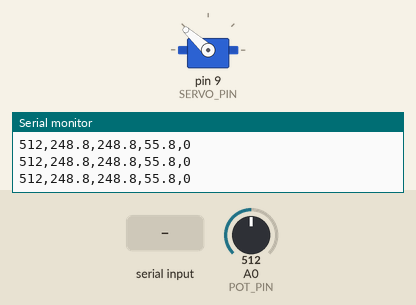
Simulated run of this sketch. Board: Arduino Uno, built with avr-gcc and run on an emulated ATmega328P. Parts: servo, the last lines printed to the serial monitor. Inputs (shaded band) come from the test bench; at power-on: A0 (POT_PIN) = 512.

Above: at 1.2 s.
1.3 s: A0 (POT_PIN) set to 620
At 2.1 s:
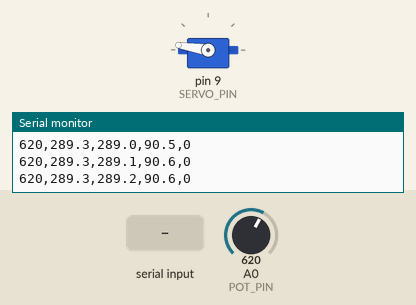
4.3 s: A0 (POT_PIN) set to 306
At 5.8 s:
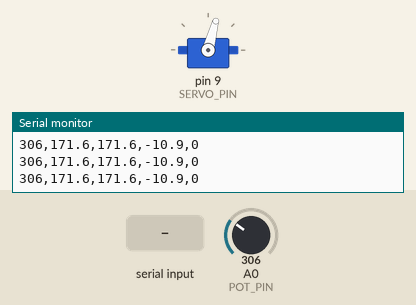
7.3 s: A0 (POT_PIN) set to 40
At 7.9 s:
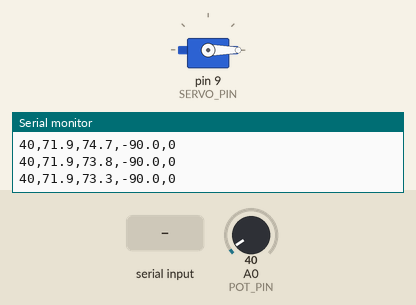
10.3 s: A0 (POT_PIN) set to 900
At 11.6 s:
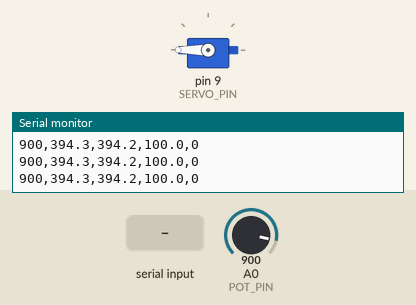
11.9 s: "M90\n" received over Serial
At 12.5 s:
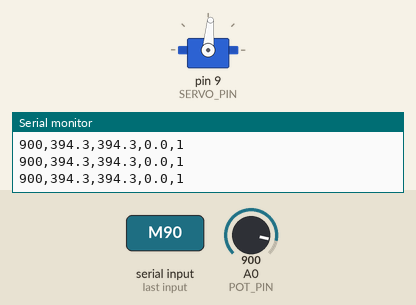
13.4 s: "M,45\n" received over Serial
At 14.8 s:
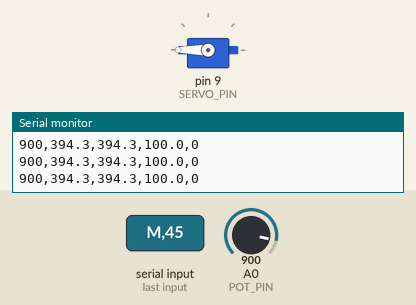
Timing chart, 0 to 15.9 s (numbered marks = the images above; inputs shaded):
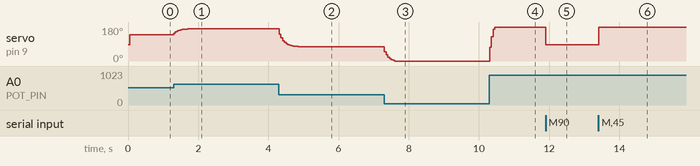

Measured:
- after the input at 1.3 s, servo on pin 9 (SERVO_PIN): moves from 138° to 171° over 0.50 s, starting at once
- after the input at 4.3 s, servo on pin 9 (SERVO_PIN): moves from 171° to 75° over 0.70 s, starting at once
- after the input at 7.3 s, servo on pin 9 (SERVO_PIN): 75° → 0° at once
- after the input at 10.3 s, servo on pin 9 (SERVO_PIN): 0° → 180° at once
- after the input at 11.9 s, servo on pin 9 (SERVO_PIN): 180° → 85° at once
- after the input at 13.4 s, servo on pin 9 (SERVO_PIN): 85° → 180° at once

The sketch:

pot_servo_control.ino
```cpp
// =====================================================================
// Pot -> Servo control (sensor mode) + GUI mode over serial
// ---------------------------------------------------------------------
// Calibrated values below come from data/pot_cal.csv and the servo pulse sweep.
//
// Serial commands (115200, "Newline") - later sent by the ROS 2 node:
//   M0        -> SENSOR mode (pot drives servo)          [default]
//   M1        -> GUI mode (servo follows S commands)
//   S<deg>    -> servo target in degrees, e.g. S90 (only used in GUI mode)
//
// Output, one CSV line every 50 ms (easy for ROS 2 to parse, and the
// Arduino Serial Plotter can graph it too):
//   pot_adc,pot_deg,pot_deg_filt,servo_cmd_deg,mode
// =====================================================================
#include <Servo.h>

// ---------- Pins ----------
const int POT_PIN   = A0;
const int SERVO_PIN = 9;   // D9 (Servo lib disables PWM on 9/10 anyway; keeps D2/D3 free for the encoder)

// ---------- Pot calibration (from 2_pot_plot.py) ----------
const float M = 0.37486;   // deg per ADC count (fit 80-300 deg, pot on 3.3V)
const float B = 56.877;    // deg offset
const float POT_MIN_DEG = 80.0;   // usable linear range (outside end dead zones)
const float POT_MAX_DEG = 300.0;

// ---------- Servo calibration (from step 3) ----------
const int   SERVO_MIN_US  = 610;    // measured: -90 deg (ACW limit)
const int   SERVO_MAX_US  = 2500;   // measured: +100 deg (CW limit)
const float SERVO_MIN_DEG = -90.0;  // 0 deg = 1500 us, ~10 us/deg
const float SERVO_MAX_DEG = 100.0;

// ---------- Filter ----------
const float ALPHA = 0.3;   // EMA: 0 = very smooth/slow, 1 = no filtering

Servo servo;
int   mode = 0;            // 0 = sensor, 1 = GUI
float guiTargetDeg = 0.0;
float potFilt = -1;
unsigned long lastTick = 0;

float readPotDeg(int &adcOut) {
  long sum = 0;
  for (int i = 0; i < 8; i++) sum += analogRead(POT_PIN);
  float adc = sum / 8.0;
  adcOut = (int)adc;
  return M * adc + B;
}

// Convert a real angle (deg) to a pulse width using the servo calibration
void servoWriteDeg(float deg) {
  deg = constrain(deg, SERVO_MIN_DEG, SERVO_MAX_DEG);
  float us = SERVO_MIN_US + (deg - SERVO_MIN_DEG) * (SERVO_MAX_US - SERVO_MIN_US)
                            / (SERVO_MAX_DEG - SERVO_MIN_DEG);
  servo.writeMicroseconds((int)us);
}

void handleSerial() {
  if (!Serial.available()) return;
  String s = Serial.readStringUntil('\n');
  s.trim();
  if (s.length() < 2) return;
  char c = toupper(s.charAt(0));
  float v = s.substring(1).toFloat();
  if (c == 'M') mode = (v > 0.5) ? 1 : 0;
  else if (c == 'S') guiTargetDeg = constrain(v, SERVO_MIN_DEG, SERVO_MAX_DEG);
}

void setup() {
  Serial.begin(115200);
  Serial.setTimeout(5);
  servo.attach(SERVO_PIN, SERVO_MIN_US, SERVO_MAX_US);
  servoWriteDeg(0);
  Serial.println(F("pot_adc,pot_deg,pot_deg_filt,servo_cmd_deg,mode"));
}

void loop() {
  handleSerial();

  if (millis() - lastTick < 50) return;   // 20 Hz, no blocking delay()
  lastTick = millis();

  int potAdc;
  float potDeg = readPotDeg(potAdc);
  potFilt = (potFilt < 0) ? potDeg : ALPHA * potDeg + (1 - ALPHA) * potFilt;

  float servoCmd;
  if (mode == 0) {
    // Sensor mode: map usable pot range linearly onto the servo's full range
    float p = constrain(potFilt, POT_MIN_DEG, POT_MAX_DEG);
    servoCmd = SERVO_MIN_DEG + (p - POT_MIN_DEG) * (SERVO_MAX_DEG - SERVO_MIN_DEG)
                               / (POT_MAX_DEG - POT_MIN_DEG);
  } else {
    servoCmd = guiTargetDeg;
  }
  servoWriteDeg(servoCmd);

  Serial.print(potAdc);         Serial.print(',');
  Serial.print(potDeg, 1);      Serial.print(',');
  Serial.print(potFilt, 1);     Serial.print(',');
  Serial.print(servoCmd, 1);    Serial.print(',');
  Serial.println(mode);
}
```
